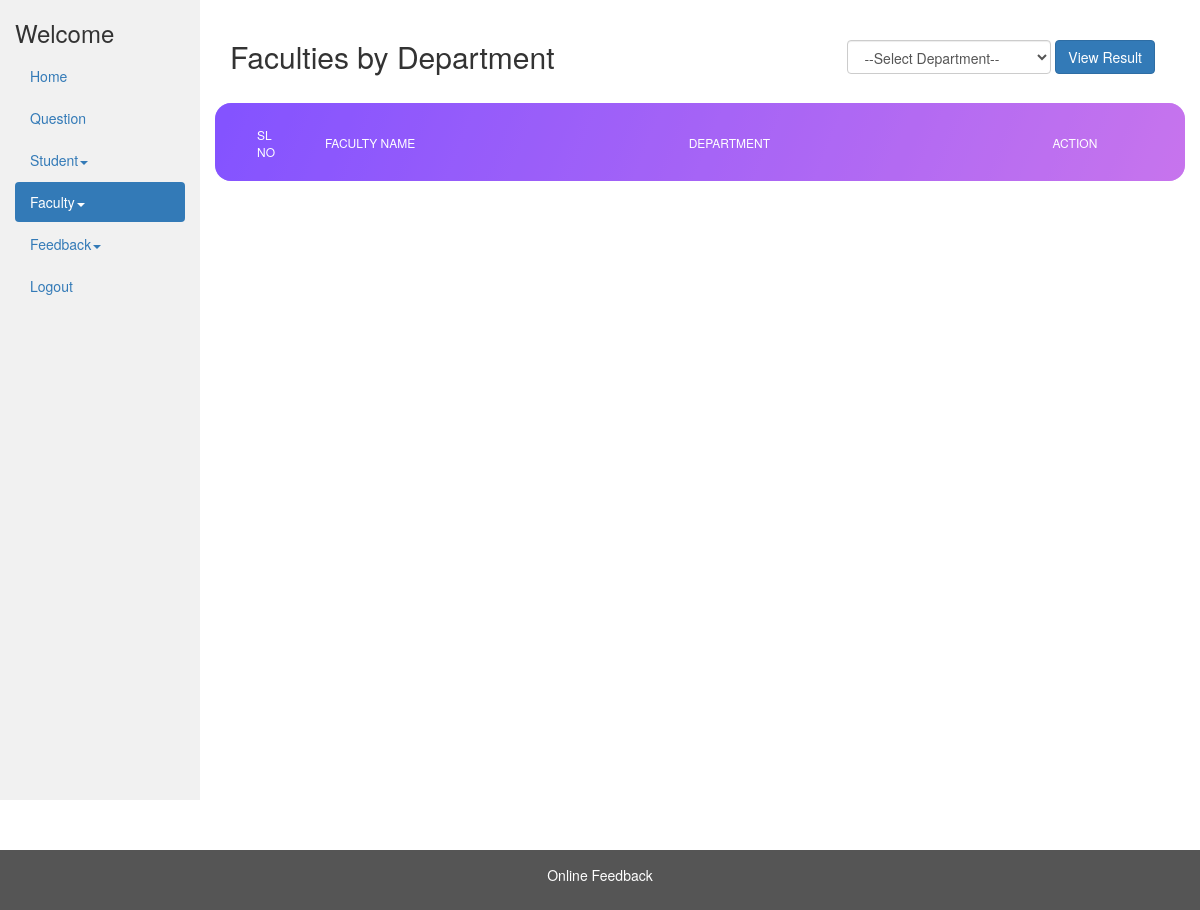
/admin/view_faculty_dep.php?department_id=2, run on an earlier commit of the app's database.
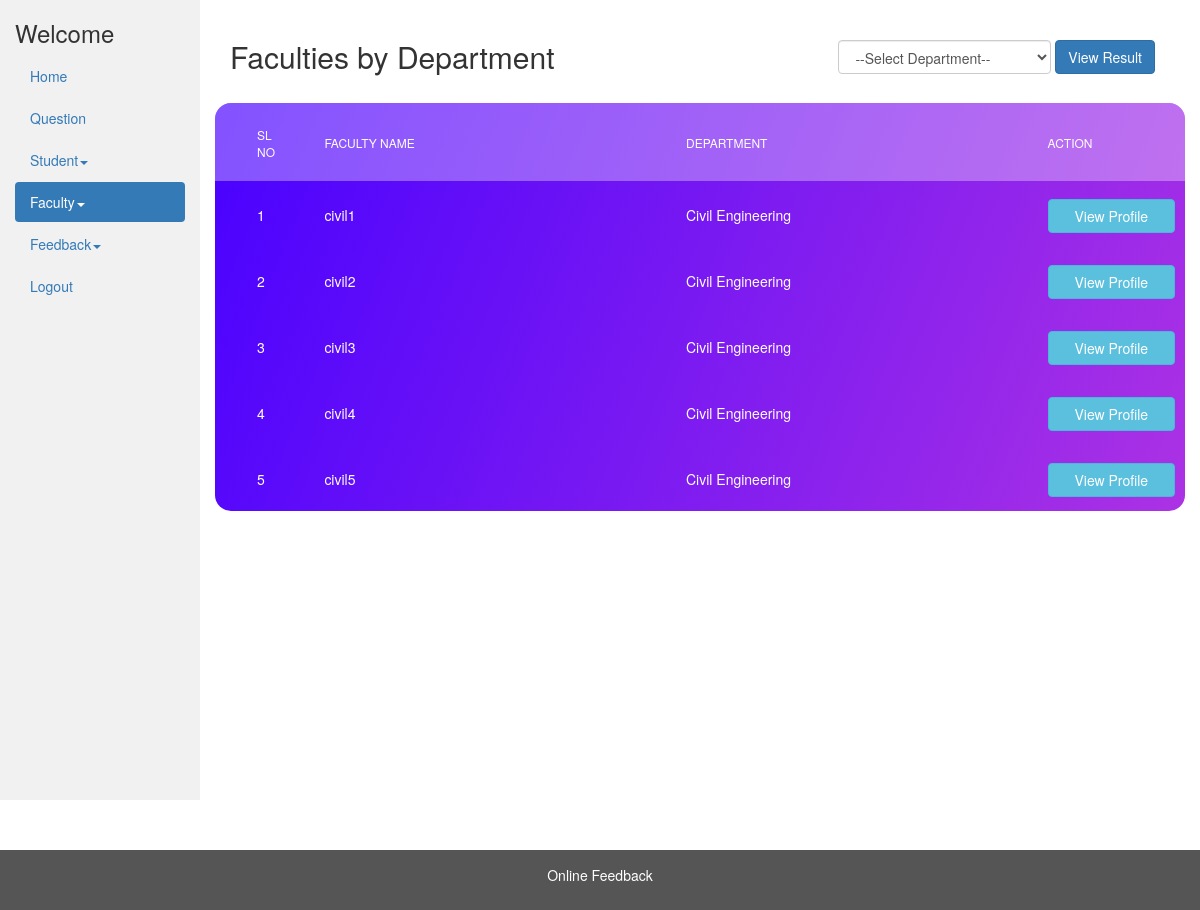
And on a later commit of the database.
### tables this page shows
CREATE TABLE IF NOT EXISTS `faculty` (
  `id` int(11) NOT NULL AUTO_INCREMENT,
  `name` varchar(30) NOT NULL,
  `emp_code` int(10) NOT NULL,
  `department_id` int(11) NOT NULL,
  `email` varchar(255) NOT NULL,
  `mobile` bigint(20) NOT NULL,
  `image` varchar(500) NOT NULL DEFAULT '../img/no_image.jpg',
  PRIMARY KEY (`id`),
  UNIQUE KEY `emp_code` (`emp_code`)
);

CREATE TABLE IF NOT EXISTS `department` (
  `id` int(11) NOT NULL,
  `name` varchar(250) NOT NULL,
  PRIMARY KEY (`id`)
);

### admin/view_faculty_dep.php (the view, shortened to what the changed rows need)
<?php
include_once '../database/dbconfig.php';
?>
    <!DOCTYPE html>
    <html lang="en">
    <head>
        <link rel="stylesheet" href="../css/bootstrap-3.4.1.min.css">
        <link rel="stylesheet" type="text/css" href="../css/main.css" />
    </head>
    <body>
        <div class="container-fluid">
            <div class="row content">
                <div class="col-sm-10">
                    <br />
                    <div class="container-fluid">
                        <div class="row">
                            <div class="col-md-5">
                                <h2>Faculties by Department</h2>
                            </div><br />
                        </div>
                    </div>
                    <br />
                    <div class="table100 ver6 m-b-110">
                        <table data-vertable="ver6" id="faculties">
                            <thead>
                                <tr class="row100 head">
                                    <th class="column100 column1" data-column="column1">
                                        Sl No
                                    </th>
                                    <th class="column100 column2" data-column="column2">
                                        Faculty Name
                                    </th>
                                    <th class="column100 column2" data-column="column2">
                                        Department
                                    </th>
                                    <th class="column100 column3" data-column="column3">
                                        Action
                                    </th>
                                </tr>
                            </thead>
                            <tbody>
                            <?php
                                if(isset($_GET['department_id'])) {
                                    $sql = "SELECT * FROM faculty where department_id = ".$_GET['department_id'];
                                    $result = mysqli_query($conn, $sql);
                                    $count = 0;
                                    while ($rows = mysqli_fetch_array($result)) {
                                        $count++;
                                ?>
                                    <tr class="row100 data">
                                        <td class="column100 column1 value" data-column="column1">
                                            <?php echo $count; ?>
                                        </td>
                                        <td class="column100 column2 value" data-column="column2">
                                            <?php echo $rows['name']; ?>
                                        </td>
                                        <td class="column100 column2 value" data-column="column2">
                                            <?php
                                            $dep_sql = "select * from department where id = " . $rows['department_id'];
                                            $dep_result = mysqli_query($conn, $dep_sql);
                                            $dep_row = mysqli_fetch_array($dep_result);
                                            echo $dep_row['name'];?>
                                        </td>
                                        <td class="column100 column3" data-column="column3">
                                            <a class="btn btn-block btn-info" href="view_faculty_profile.php?faculty_id=<?php echo $rows['id'] ?>">View Profile</a>
                                        </td>
                                    </tr>
                                    <?php
                                }
                            }
                            ?>
                            </tbody>
                        </table>
                    </div>
                </div>
            </div>
        </div>
    </body>
    </html>

What changed in the data, as far as the page shows it:
added faculty: name "civil1", department.name "Civil Engineering"
added faculty: name "civil2", department.name "Civil Engineering"
added faculty: name "civil3", department.name "Civil Engineering"
added faculty: name "civil4", department.name "Civil Engineering"
added faculty: name "civil5", department.name "Civil Engineering"
